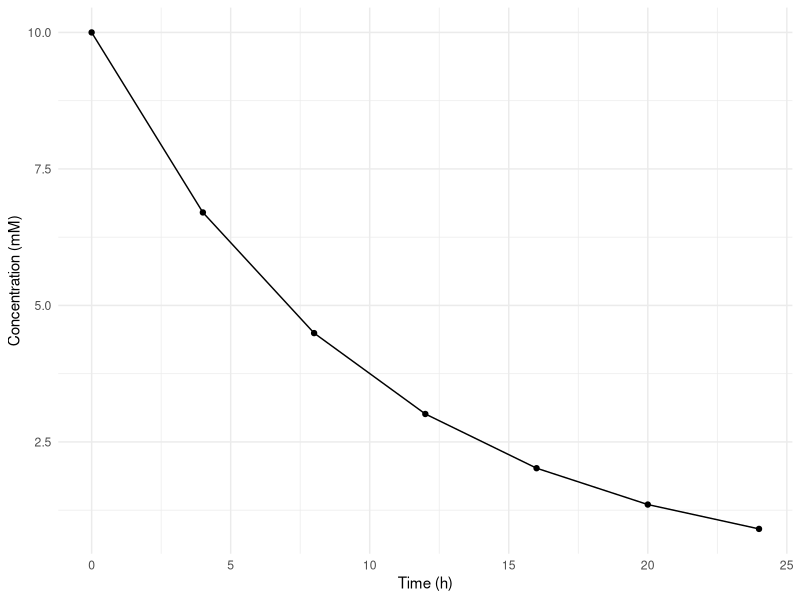
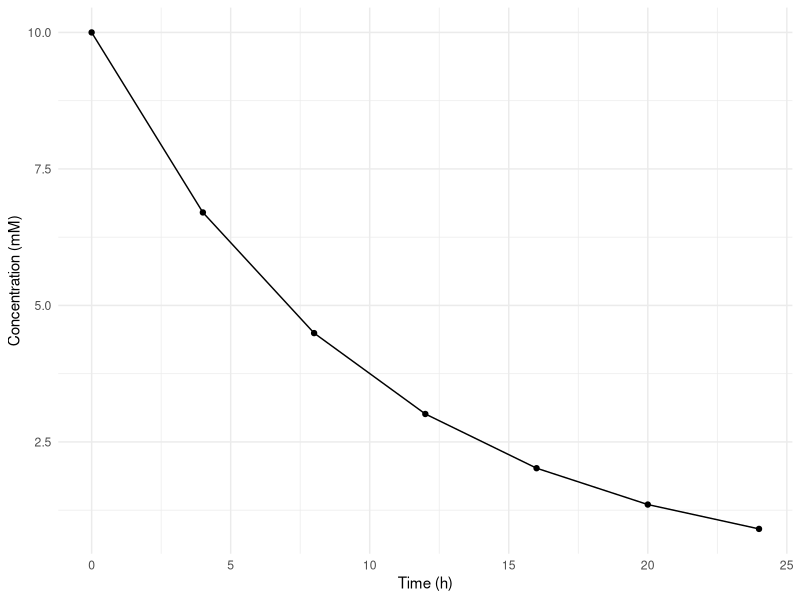

Write R code to recreate these figures, in order.
## ---- chunk 1
#| echo: fenced
library(tidyverse)

C0_mM   <- 10     # mM - initial drug concentration
k_per_h <- 0.10   # 1/h - first-order rate constant

kinetics_data <- tibble(
  time_h  = seq(0, 24, by = 4),
  conc_mM = C0_mM * exp(-k_per_h * time_h)
)

kinetics_data
## ---- chunk 2
#| echo: fenced
ggplot(kinetics_data, aes(x = time_h, y = conc_mM)) +
  geom_point() +
  geom_line() +
  labs(x = "Time (h)", y = "Concentration (mM)") +
  theme_minimal()
## ---- chunk 3
#| echo: false
ggplot(kinetics_data, aes(x = time_h, y = conc_mM)) +
  geom_point() +
  geom_line() +
  labs(x = "Time (h)", y = "Concentration (mM)") +
  theme_minimal()
